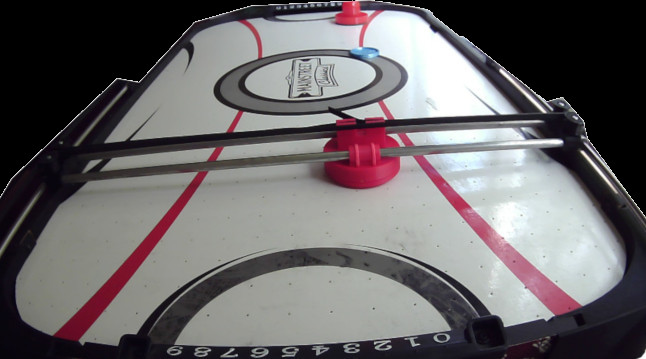
#> input picture vision/template-2.jpg, 646 x 359 px, found by its file name
$ python sift.py
#> lines starting #> are read from the running program, lines starting #| are printed output that depends on the picture
import numpy as np
import cv2

train = cv2.imread("./template-2.jpg")
#> train is the input picture: shape (359, 646, 3); mean B, G, R 103, 101.2, 105.2
train_gray = cv2.cvtColor(train, cv2.COLOR_BGR2GRAY)
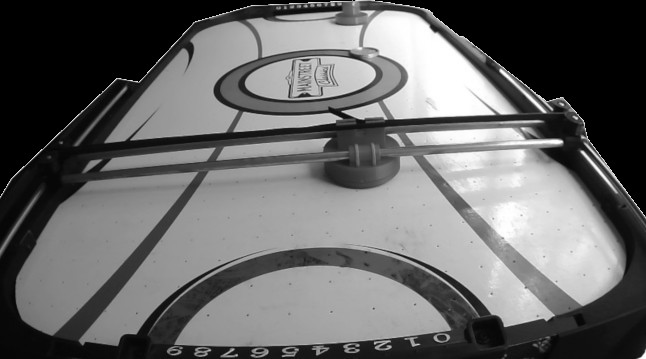
#> train_gray: shape (359, 646); min 0, max 255, mean 102.6

#> (the run stopped early here; a loop or call above may not have finished)

$ run again, with vision/template-3.jpg copied over vision/template-2.jpg
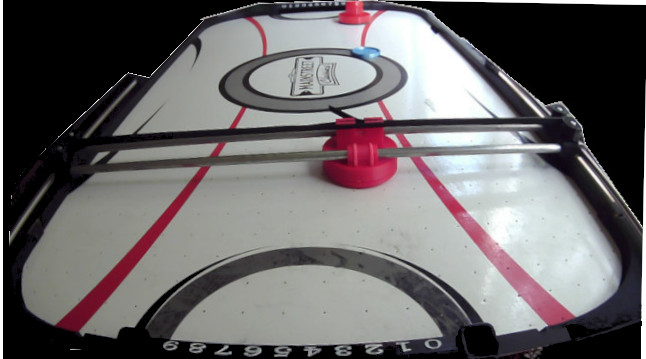
#> input picture vision/template-3.jpg, 646 x 359 px, found by its file name
#> train is the input picture: shape (359, 646, 3); mean B, G, R 103.6, 102.5, 106
#> `train_gray = cv2.cvtColor(train, cv2.COLOR_BGR2GRAY)`:
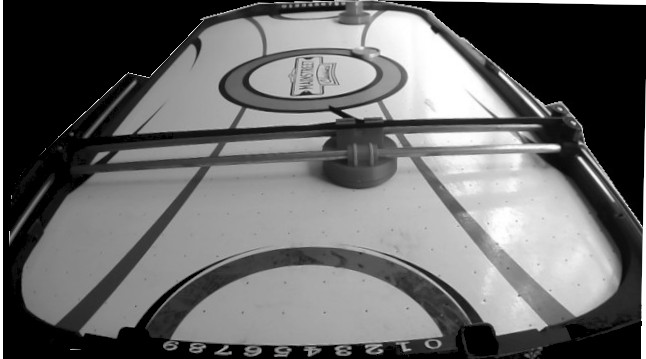
#> train_gray: shape (359, 646); min 0, max 255, mean 103.7

$ run again, with vision/template.jpg copied over vision/template-2.jpg
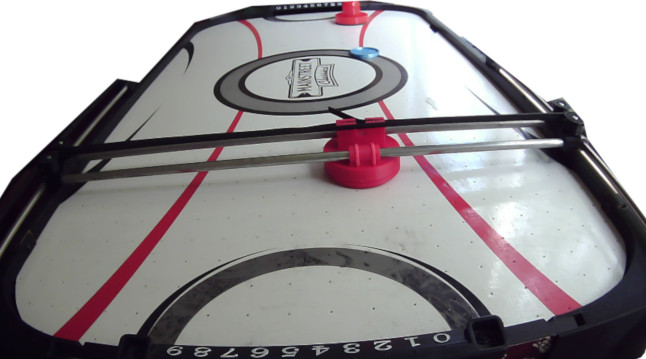
#> input picture vision/template.jpg, 646 x 359 px, found by its file name
#> train is the input picture: shape (359, 646, 3); mean B, G, R 150.1, 148.3, 152.3
#> `train_gray = cv2.cvtColor(train, cv2.COLOR_BGR2GRAY)`:
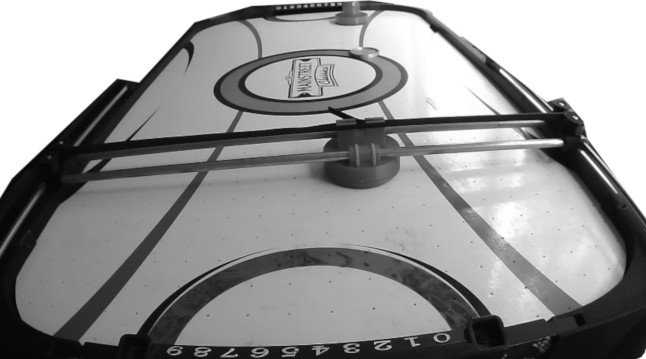
#> train_gray: shape (359, 646); min 2, max 255, mean 149.7
